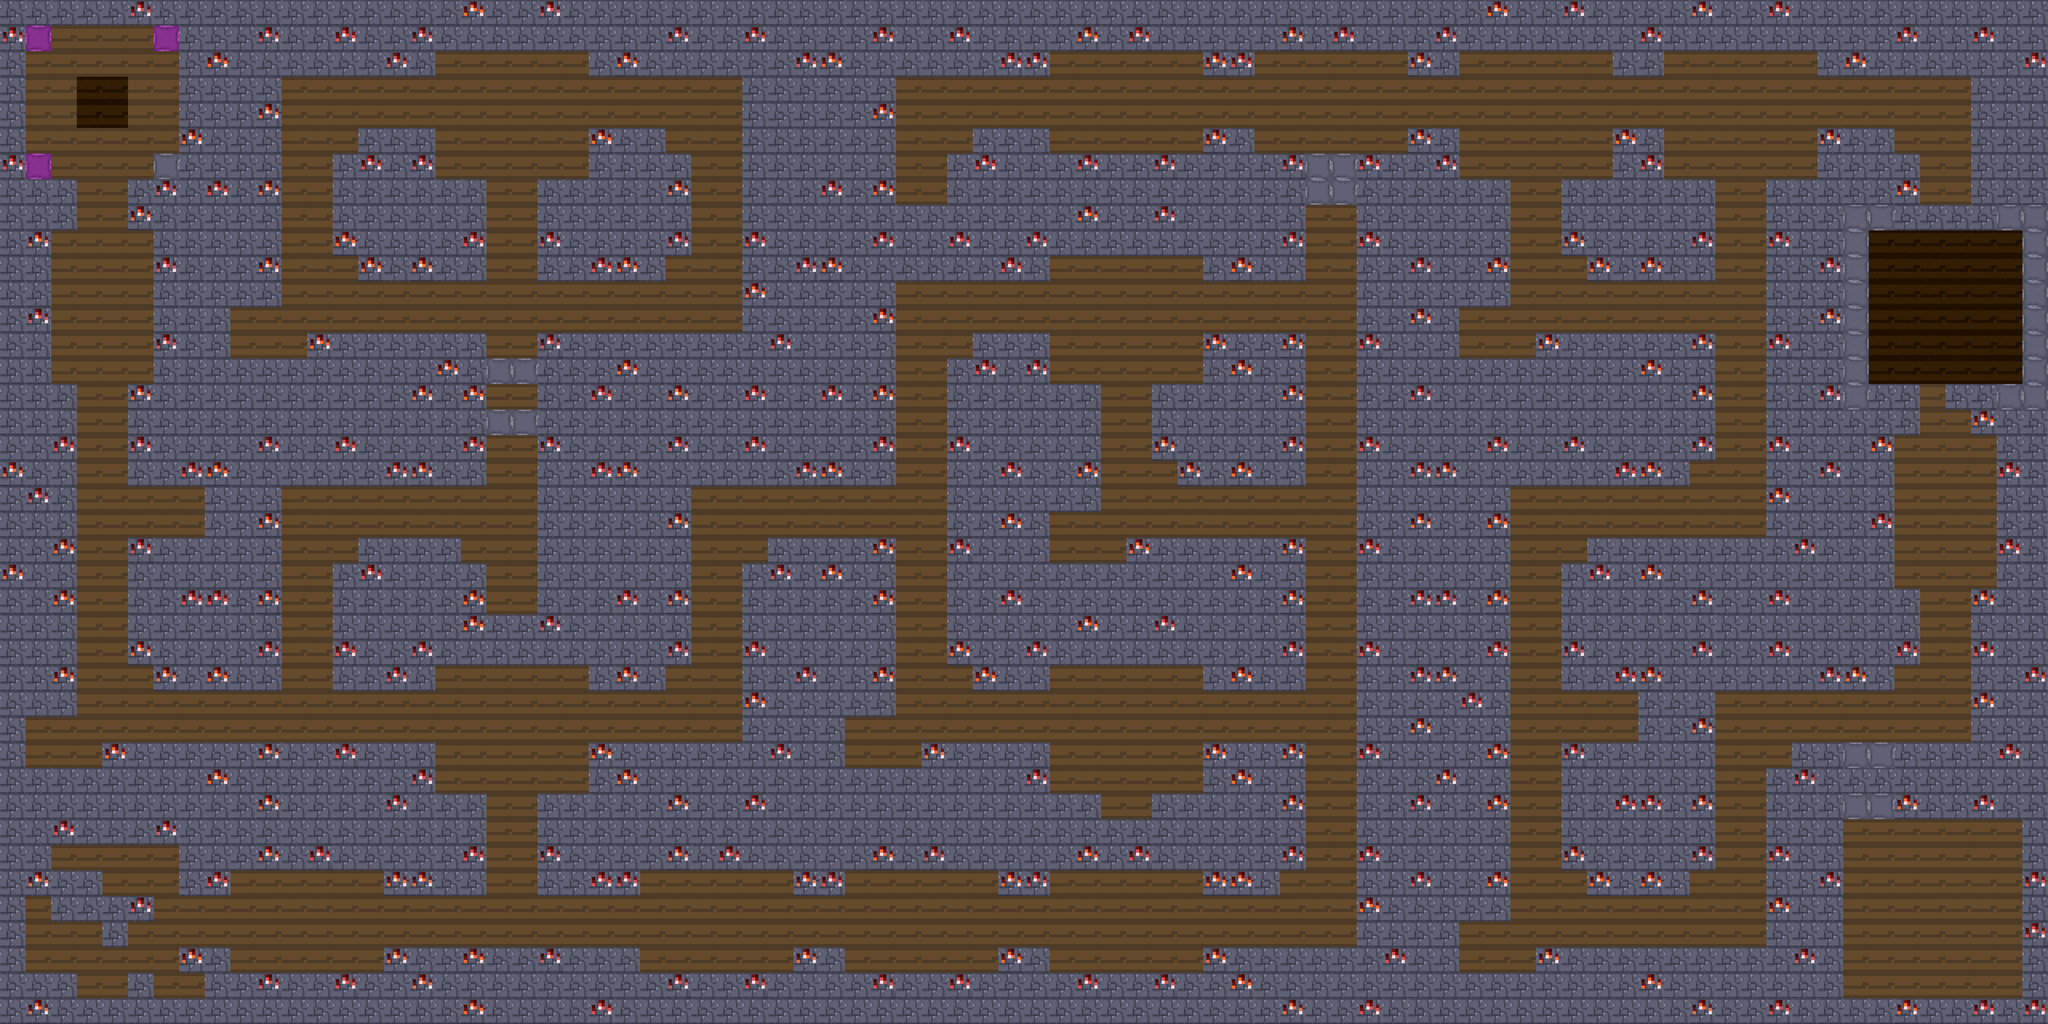

Below is a game level as drawn by its tile map, then a one-line description and the .tmx that defines it (tile-layer data replaced by summaries):
An orthogonal 80x40 tile map with 64x64 px tiles, 2 tile layers (Ground, Wall) and 325 objects (245x wall, 13x trap, 8x goblin, 7x phantom, 5x cookie_small, ...).

<map version="1.4" tiledversion="1.4.3" orientation="orthogonal" renderorder="right-down" width="80" height="40" tilewidth="64" tileheight="64" infinite="0" nextlayerid="4" nextobjectid="64">
 <tileset firstgid="1" name="tile_dungeons" tilewidth="64" tileheight="64" tilecount="18" columns="3">
  <image source="../img/tile_dungeons.png" trans="ff00ff" width="192" height="384" />
 </tileset>
 <layer id="1" name="Ground" width="80" height="40">
  <data>[3200 cells, 1215 non-empty, 4 distinct tile ids]</data>
 </layer>
 <layer id="2" name="Wall" width="80" height="40">
  <data>[3200 cells, 1985 non-empty, 9 distinct tile ids]</data>
 </layer>
 <objectgroup id="3" name="Obstacles">
  <object id="2" name="wall" x="448" y="0" width="64" height="512" />
  <object id="4" name="wall" x="320" y="448" width="128" height="64" />
  <object id="6" name="wall" x="0" y="64" width="64" height="448" />
  <object id="8" name="wall" x="0" y="0" width="447.999" height="64" />
  <object id="10" name="wall" x="64" y="448" width="128" height="64" />
  <object id="11" name="player" x="94.6667" y="94.6667" />
  <object id="12" name="player" x="413.333" y="96.6667" />
  <object id="14" name="player" x="93.3333" y="413.333" />
  <object id="15" name="potion_health_medium" x="415.333" y="416" />
  <object id="16" name="camp_fire" x="254.457" y="255.291" />
  <object id="12" name="wall" x="512" y="0" width="192" height="512" />
  <object id="13" name="wall" x="704" y="0" width="320" height="192" />
  <object id="14" name="wall" x="832" y="384" width="64" height="128" />
  <object id="15" name="wall" x="896" y="320" width="128" height="192" />
  <object id="16" name="wall" x="1472" y="0" width="64.6667" height="190" />
  <object id="17" name="wall" x="1088" y="0" width="384" height="128" />
  <object id="18" name="wall" x="1472.33" y="320" width="63.667" height="192" />
  <object id="19" name="wall" x="1024" y="320" width="64" height="192" />
  <object id="20" name="wall" x="1024" y="0" width="64" height="192" />
  <object id="21" name="wall" x="1344" y="448" width="128" height="64.667" />
  <object id="22" name="wall" x="1088" y="448" width="128" height="64" />
  <object id="23" name="wall" x="1856" y="0" width="192" height="512" />
  <object id="24" name="wall" x="1536" y="0" width="320" height="192" />
  <object id="25" name="wall" x="1664" y="384" width="64" height="128" />
  <object id="26" name="wall" x="1536" y="320" width="128" height="192" />
  <object id="27" name="wall" x="2048" y="0" width="192" height="512" />
  </objectgroup>
</map>
<!-- 299 of 325 objects omitted -->
